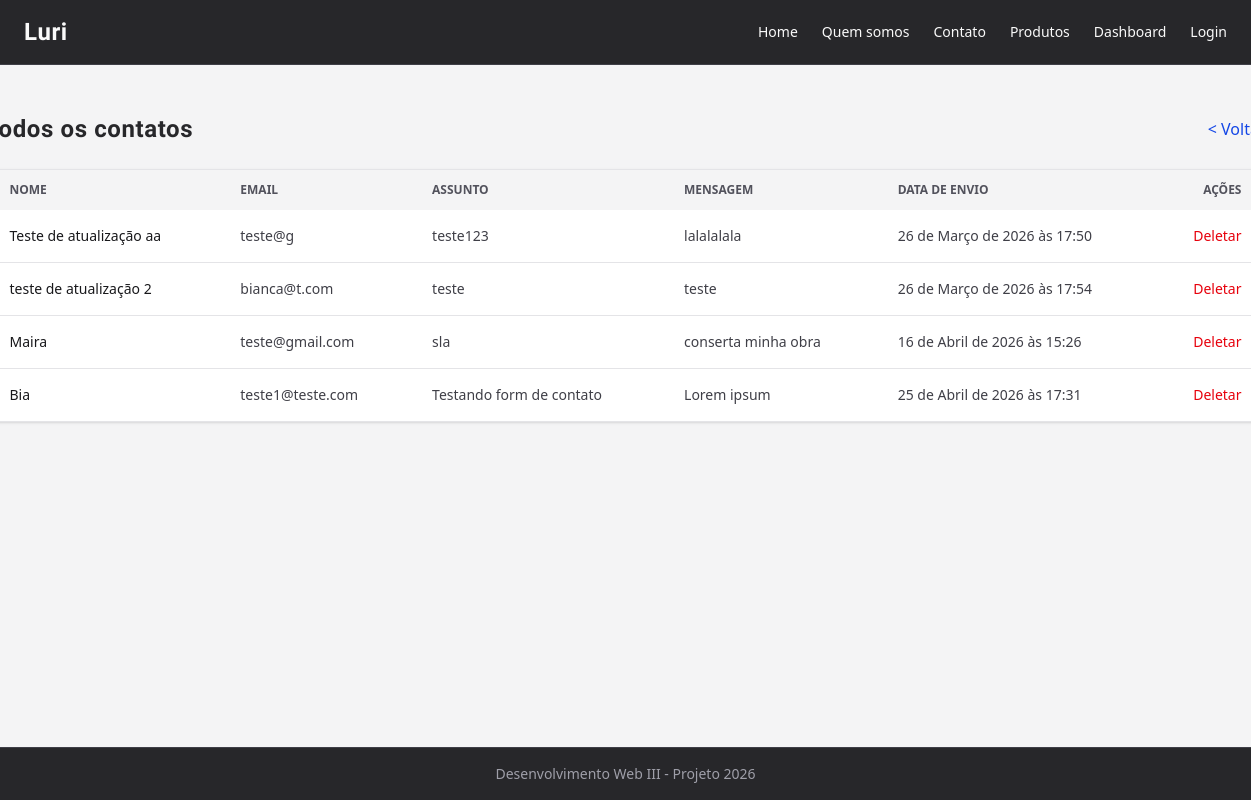
/listar-contatos, run on an earlier commit of the app's database.
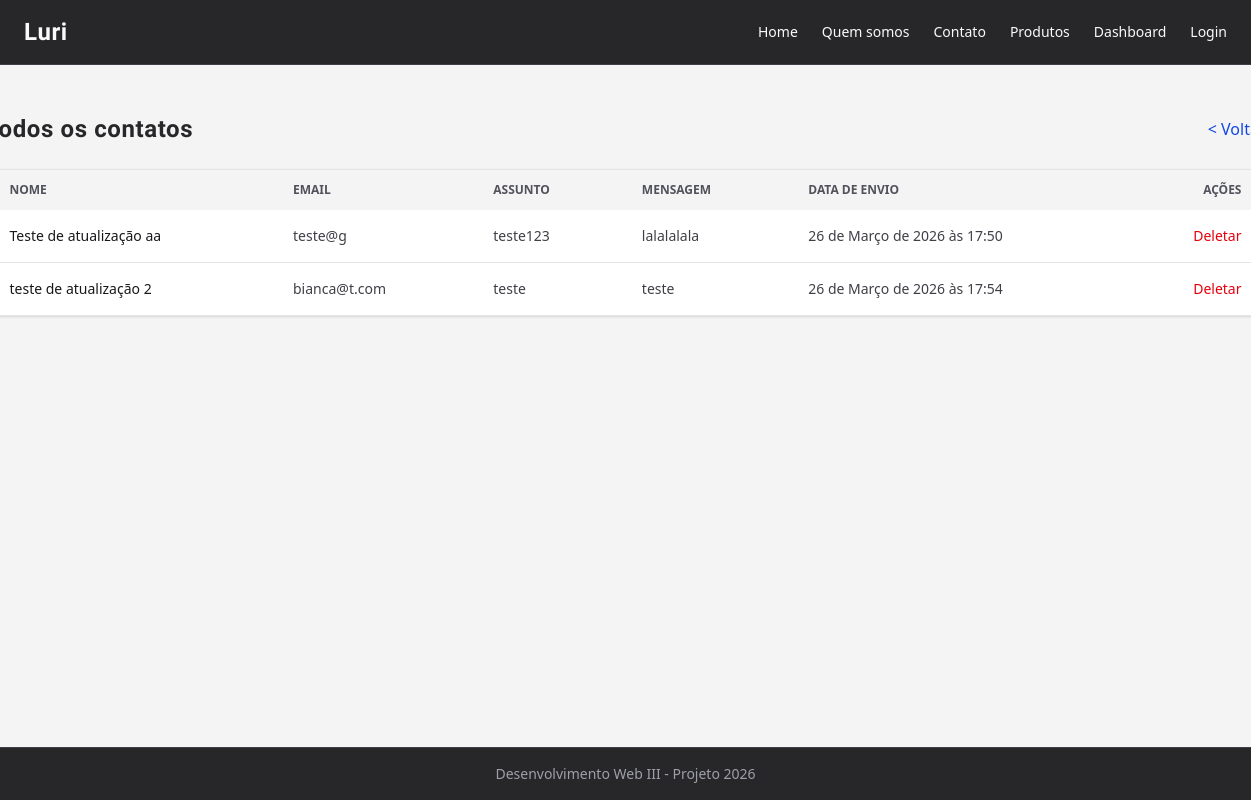
And on a later commit of the database.
### app/models.py (models this page shows, shortened)
class Contato(models.Model):
    nome = models.CharField(max_length=100)
    email = models.CharField(max_length=180)
    assunto = models.CharField(max_length=100)
    mensagem = models.TextField()
    data_envio = models.DateTimeField(auto_now_add=True)

### app/views.py (the view)
# urls.py: path('listar-contatos', views.listarContatos, name='listarcontatos'),
def listarContatos(request):
    _contatos = Contato.objects.all().values()
    return render(request, 'admin/admin-contatos.html', {'contatos': _contatos})

### app/templates/admin/admin-contatos.html (shortened to what this page needs)
{% extends 'template.html' %}
{% block conteudo %}
<section class="section mx-auto py-12 px-4">
    <div class="w-7xl flex items-center justify-between mb-6 change-title">
        <h1 class="text-2xl font-semibold text-zinc-800">Todos os contatos</h1>
        <a href="{% url 'dashboard' %}">< Voltar</a>
    </div>
    <div class="overflow-x-auto bg-white rounded-xl shadow-sm border border-zinc-200">
        <table class="w-7xl text-sm text-left text-zinc-700">
            <thead class="bg-zinc-100 text-xs uppercase text-zinc-600">
                <tr>
                    <th class="px-6 py-3">Nome</th>
                    <th class="px-6 py-3">Email</th>
                    <th class="px-6 py-3">Assunto</th>
                    <th class="px-6 py-3">Mensagem</th>
                    <th class="px-6 py-3">Data de envio</th>
                    <th class="px-6 py-3 text-right">Ações</th>
                </tr>
            </thead>
            <tbody class="divide-y divide-zinc-200">
                {% for msg in contatos %}
                    <tr class="hover:bg-zinc-50 transition">
                        <td class="px-6 py-4 font-medium text-zinc-900">{{ msg.nome }}</td>
                        <td class="px-6 py-4">{{ msg.email }}</td>
                        <td class="px-6 py-4">{{ msg.assunto }}</td>
                        <td class="px-6 py-4 max-w-xs truncate">{{ msg.mensagem }}</td>
                        <td class="px-6 py-4">{{ msg.data_envio }}</td>
                        <td class="px-6 py-4 text-right">
                            <div class="flex justify-end gap-2">
                                <a href="{% url 'modal' classe='contato' objeto=msg.nome acao='del'  id=msg.id %}" class="text-red-600 hover:underline text-sm">Deletar</a>
                            </div>
                        </td>
                    </tr>
                {% empty %}
                    <tr>
                        <td colspan="6" class="px-6 py-6 text-center text-zinc-500">Nenhum contato encontrado.</td>
                    </tr>
                {% endfor %}
            </tbody>
        </table>
    </div>
</section>
{% endblock %}

What changed in the data, as far as the page shows it:
removed Contato: nome "Maira", email "teste@gmail.com", assunto "sla", mensagem "conserta minha obra", data_envio "16 de Abril de 2026 às 15:26"
removed Contato: nome "Bia", email "teste1@teste.com", assunto "Testando form de contato", mensagem "Lorem ipsum", data_envio "25 de Abril de 2026 às 17:31"
